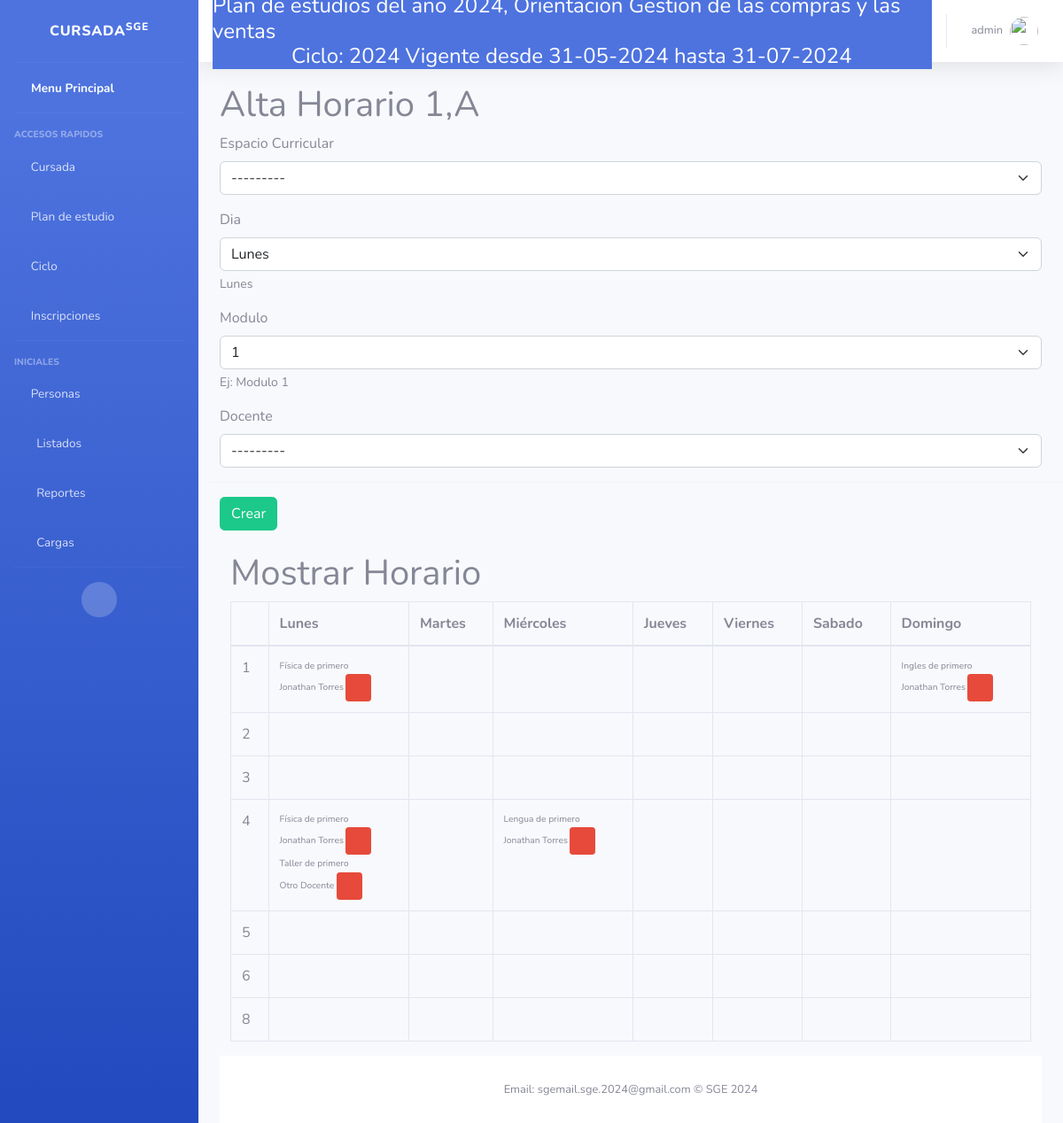
The app's page /Clases/crear_horario/15/ (signed in) with its own data.
### Core/models.py (models this page shows, shortened)
class Ciclo (models.Model):
    anioCalendario = models.CharField(
        help_text="Ej: 2024",
        max_length=4,
        unique= True)
    fechaInicio = models.DateField(help_text="Ej: 16/02/2024",
                                   default=now)
    plan = models.ForeignKey(PlanDeEstudios, blank=False, on_delete=models.CASCADE)
    fechaFin = models.DateField(help_text="Ej: 28/11/2024",)
    esActual = models.BooleanField(
        default= True
    )
    def __str__(self):
        return "{0} Vigente desde {1} hasta {2}".format(self.anioCalendario,self.fechaInicio.strftime("%d-%m-%Y"), self.fechaFin.strftime("%d-%m-%Y"))

class Division(models.Model):
    PRIMERA = '1ra'
    SEGUNDA = '2da'
    TERCERA = '3ra'
    CUARTA = '4ta'
    QUINTA = '5ta'
    CHOICES_DIV = (
        (PRIMERA, 'Primera'),
        (SEGUNDA, 'Segunda'),
        (TERCERA, 'Tercera'),
        (CUARTA, 'Cuarta'),
        (QUINTA, 'Quinta'))
    ciclo = models.ForeignKey(Ciclo, on_delete=models.CASCADE, related_name="divisiones")
    codigo = models.CharField(max_length=50, choices=CHOICES_DIV, default=PRIMERA)
    descripcion = models.CharField(max_length=50)
    anio = models.ForeignKey(AnioPlan, on_delete=models.CASCADE)
    alumnos = models.ManyToManyField(Estudiante)
    def __str__(self):
        return "{0},{1}".format(self.anio.codigo, self.codigo)

class AnioPlan(models.Model):
    MAXCODIGO= 50
    CANTMAXPORANIO= 50
    MAXDESCRIPCION = 50
    codigo = models.CharField(
        help_text="Ej: ",
        max_length= MAXCODIGO,
        null=False,
        blank=False,
        error_messages={
            'blank': "El codigo es obligatorio"
        })
    descripcion = models.CharField(help_text="nivel",
        unique=False,
        max_length= MAXDESCRIPCION,
        null=False,
        blank=False,
        primary_key=False,
        )
    plan = models.ForeignKey(PlanDeEstudios, models.CASCADE, related_name="anios")
    inscripciones = models.ManyToManyField(Estudiante)
    class Meta:
        unique_together = [['codigo', 'plan']]

class Detalle_Horario(models.Model):
    horario= models.ForeignKey(Horario,on_delete = models.CASCADE)
    espacioCurricular = models.ForeignKey(EspacioCurricular, on_delete=models.CASCADE, related_name='horarios')
    dia= models.CharField(help_text="Lunes",max_length=10,)
    hora = models.CharField(help_text="Ej: Modulo 1",max_length=10)
    docente = models.ForeignKey(Docente, on_delete = models.CASCADE, null = True)
    class Meta:
        unique_together = ('horario','espacioCurricular','dia','hora')

class EspacioCurricular(models.Model):
    class Meta:
        unique_together = [['anio', 'codigo']]
    anio = models.ForeignKey(
        AnioPlan, on_delete= models.CASCADE,
        help_text="Ej: Elija un año del plan",)
    codigo = models.CharField(
        help_text="Ej: MAT-035",
        max_length= 50,
        unique= True)
    cantidadModulos = models.PositiveIntegerField(
        help_text="Ej: 5",)
    nombre = models.CharField(help_text="Ej: Matematica"
                              ,max_length= 50)
    contenido = models.CharField(help_text="Ej: Sumas y restas basicas"
                                 ,max_length=50)
    plan = models.ForeignKey(PlanDeEstudios, on_delete=models.CASCADE)
    '''estudiantes = models.ManyToManyField(Estudiante, through="Calificacion")
    '''
    def __str__(self):
        return "{0}, {1}".format(self.codigo, self.nombre)

class Persona(models.Model):
    MAXNOMBRE = 50
    MAXAPELLIDO = 50
    REGEX_NOMBRE = '^[0-9a-zA-Z-_ .]{3,100}$'
    REGEX_NUMERO = '^[0-9]{1,12}$'
    MAXDNI =11
    MAXDIRECCION = 100
    MAXTELEFONO = 10
    nombre = models.CharField(
        help_text="Ej: Juan",
        max_length = MAXNOMBRE,
        unique= False,
        null= False,
        blank= False,
        validators= [RegexValidator(regex=REGEX_NOMBRE)],
        error_messages= {
            'max_length': "El nombre puede tener a lo sumo {} caracteres".format(MAXNOMBRE),
            'blank': "El nombre es obligatorio"
        }
    )
    apellido = models.CharField(
        help_text="Ej: Perez",
        max_length=MAXAPELLIDO,
        unique=False,
        null=False,
        blank=False,
        validators=[RegexValidator(regex=REGEX_NOMBRE)],
        error_messages={
            'max_length': "El apellido puede tener a lo sumo {} caracteres".format(MAXNOMBRE),
            'blank': "El apéllido es obligatorio"
        }
    )
    dni= models.CharField(
        help_text="Ej: 12345678",
        max_length = MAXDNI,
        unique= True,
        null= False,
        blank= False,
        error_messages= {
            'max_length': "El dni puede tener a lo sumo {} caracteres".format(MAXDNI),
            'unique': "El dni ingresado ya existe",
            'blank': "El dni es obligatorio"
        }
    )
    localidad=models.ForeignKey(
        Localidad,
        null=False,
        blank=False,
        on_delete=models.CASCADE,
        help_text="Ej: Trelew",
        error_messages={
        }
    )
    direccion=models.CharField(
        help_text="Ej: Calle falsa 123",
        max_length = MAXDIRECCION,
        unique= False,
        null= False,
        blank= False,
        error_messages= {
            'blank': "La direccion es obligatoria"
        }
    )
    email = models.EmailField(
        help_text="Ej: asd@asd.com",
        unique=True,
        null=True,
        blank=True,
        primary_key=False,
        error_messages={
            'unique': "El email no esta disponible",
        }
    )
    telefono= models.CharField(
        help_text="Ej: 0123456789 ",
        max_length=MAXTELEFONO,
        unique=False,
        null=True,
        blank=True,
        primary_key=False,
        validators=[RegexValidator(regex=REGEX_NUMERO)],
        error_messages={
            'max_length': "El telefono puede tener a lo sumo {} caracteres".format(MAXTELEFONO),
        }
    )
    def __str__(self):
        return "{0}, {1}, {2}".format(self.dni, self.apellido, self.nombre)

### Clases/views.py (the view)
# urls.py: re_path(r'^crear_horario/(?P<idDivision>\d+)/$', views.crear_horario, name= 'crear_horario'),
@login_required
def crear_horario(request, idDivision):
    if not request.user.is_staff:
        return HttpResponseForbidden('Acceso denegado.')
    division = get_object_or_404(Division, id=idDivision)
    horarios = Detalle_Horario.objects.filter(horario__division_id=idDivision)
    if request.method == "POST":
        form = Detalle_HorarioForm(request.POST, division=division)
        if form.is_valid():
            form.save()
            messages.success(request, 'El horario se creó correctamente.')
            return redirect(f"/Clases/crear_horario/{idDivision}/")
        else:
            pass
    else:
        form = Detalle_HorarioForm(division=division)
    dias = [str(tupla[0]) for tupla in Horario.CHOICES_DIA]
    modulos = [str(tupla[0]) for tupla in Horario.CHOICES_HORA]
    return render(request, "Division/crearHorarioDivision.html", {
        "form": form,
        "horarios": horarios,
        "dias": dias,
        "modulos": modulos,
        "idDivision": division,
    })

### Clases/templates/Division/crearHorarioDivision.html (shortened to what this page needs)
{% extends 'index.html' %}
{% load static %}
{% block css %}
<link rel="stylesheet" type="text/css" href="{% static 'autocomplete_light/select2.css' %}" />
{% endblock %}
{% block content %}
{% load bootstrap5 %}
    <div >
        <div class="row">
            <div class="">
                <h1>Alta Horario {{idDivision}}</h1>
                <form class="form" method="post">
                    <div class="row">
                        {% bootstrap_form form %}
                        <hr>
                        <div class="form-group">
                            <button type="submit" class="btn btn-success btn-black text-white form-label">
                                Crear
                            </button>
                        </div>
                    </div>
                </form>
            </div>
            <div class="container table-responsive">
                <h1>Mostrar Horario</h1>
                <table class="table table-bordered ">
                    <thead>
                        <tr>
                            <th></th>
                            <th>Lunes</th>
                            <th>Martes</th>
                            <th>Miércoles</th>
                            <th>Jueves</th>
                            <th>Viernes</th>
                            <th>Sabado</th>
                            <th>Domingo</th>
                        </tr>
                    </thead>
                    <tbody>
                        {% for modulo in modulos %}
                            <tr>
                                <td>{{ modulo }}</td>
                                {% for dia in dias %}
                                    <td>
                                        {% for horario in horarios %}
                                            {% if horario.hora == modulo and horario.dia == dia %}
                                            <div id="datos" style="font-size: 0.8rem;">
                                                <small>
                                                    {{ horario.espacioCurricular.nombre }}
                                                    <br>
                                                    {{ horario.docente.nombre }} {{ horario.docente.apellido }}
                                                    <button class="btn btn-danger btn-sm" onclick="eliminarDetalleHorario({{ horario.id }})">
                                                        <i class="fas fa-times"></i>
                                                    </button>
                                                </small>
                                            </div>
                                            {% endif %}
                                        {% endfor %}
                                    </td>
                                {% endfor %}
                            </tr>
                        {% endfor %}
                    </tbody>
                </table>
            </div>
        </div>
    </div>
{% endblock %}
{% block scripts %}
<link href="https://cdn.datatables.net/v/dt/dt-1.13.8/af-2.6.0/cr-1.7.0/fc-4.3.0/sc-2.3.0/datatables.min.css" rel="stylesheet">
{% endblock %}

### principal/templates/index.html (shortened to what this page needs)
<!DOCTYPE html>
<html lang="en">
<head>
    <link href="https://cdn.jsdelivr.net/npm/bootstrap@5.2.3/dist/css/bootstrap.min.css" rel="stylesheet">
    <link href= "{% static 'vendor/fontawesome-free/css/all.min.css' %}" rel="stylesheet" type="text/css">
    <link href="{% static 'css/sb-admin-2.min.css' %}" rel="stylesheet">
    {% load bootstrap5 %}
    {% block css %}
    {% endblock %}
</head>
{% block sidebar %}
<body id="page-top">
    <div id="wrapper">
        <ul class="navbar-nav bg-gradient-primary sidebar sidebar-dark accordion" id="accordionSidebar">
            <a class="sidebar-brand d-flex align-items-center justify-content-center" href="/">
                <div class="sidebar-brand-text mx-3">Cursada<sup>SGE</sup></div>
            </a>
            <hr class="sidebar-divider my-0">
            <li class="nav-item active">
                <a class="nav-link" href="/">
                    <i class="fas fa-school "></i>
                    <span>Menu Principal</span></a>
            </li>
            <hr class="sidebar-divider">
            <div class="sidebar-heading">
                Accesos Rapidos
            </div>
            {% if request.hayCicloActivo %}
            <li class="nav-item">
                <a class="nav-link collapsed" href="#" data-toggle="collapse" data-target="#collapseTree"
                    aria-expanded="true" aria-controls="collapseTwo">
                    <i class="far fa-file"></i>
                    <span>Cursada</span>
                </a>
            </li>
            {% endif %}
            <li class="nav-item">
                <a class="nav-link collapsed" href="#" data-toggle="collapse" data-target="#collapseTwo"
                    aria-expanded="true" aria-controls="collapseTwo">
                    <i class="far fa-calendar-alt "></i>
                    <span>Plan de estudio</span>
                </a>
            </li>
            {% if request.hayPlan %}
            <li class="nav-item">
                <a class="nav-link collapsed" href="#" data-toggle="collapse" data-target="#collapseCiclo"
                    aria-expanded="true" aria-controls="collapseTwo">
                    <i class="fas fa-chalkboard-teacher"></i>
                    <span>Ciclo</span>
                </a>
            </li>
            {% endif %}
            {% if request.hayCicloActivo %}
            <li class="nav-item">
                <a class="nav-link collapsed" href="#" data-toggle="collapse" data-target="#collapseUtilities"
                    aria-expanded="true" aria-controls="collapseUtilities">
                    <i class="fas fa-user-check"></i>
                    <span>Inscripciones</span>
                </a>
            </li>
            {% endif %}
            <hr class="sidebar-divider">
            <div class="sidebar-heading">
                Iniciales
            </div>
            <li class="nav-item">
                <a class="nav-link collapsed" href="#" data-toggle="collapse" data-target="#collapsePages"
                    aria-expanded="true" aria-controls="collapsePages">
                    <i class="fas fa-user-graduate fa-folder"></i>
                    <span>Personas</span>
                </a>
            </li>
            <li class="nav-item">
                <a class="nav-link collapsed" href="#" data-toggle="collapse" data-target="#collapseList"
                    aria-expanded="true" aria-controls="collapsePages">
                    <i class="fas fa-fw fa-table"></i>
                    <span>Listados</span>
                </a>
            </li>
            <li class="nav-item">
                <a class="nav-link collapsed" href="#" data-toggle="collapse" data-target="#collapseRep"
                    aria-expanded="true" aria-controls="collapsePages">
                    <i class="fas fa-fw fa-chart-area"></i>
                    <span>Reportes</span>
                </a>
            </li>
            <li class="nav-item">
                <a class="nav-link collapsed" href="#" data-toggle="collapse" data-target="#collapseCargas"
                    aria-expanded="true" aria-controls="collapsePages">
                    <i class="fas fa-fw fa-chart-area"></i>
                    <span>Cargas</span>
                </a>
            </li>
            <hr class="sidebar-divider d-none d-md-block">
            <div class="text-center d-none d-md-inline">
                <button class="rounded-circle border-0" id="sidebarToggle"></button>
            </div>
            {% endblock sidebar %}
        </ul>
        <div id="content-wrapper" class="d-flex flex-column">
            <div id="content">
<nav class="navbar navbar-expand navbar-light bg-white topbar mb-4 static-top shadow">
    <div class="container input-group btn-primary d-flex flex-column">
        {% if request.hayPlan %}
        <h4 class="mb-0">{{request.plan}}</h4>
        {% else %}
        <h4> No hay plan vigente</h4>
        {% endif %}
        {% if request.ciclo %}
        <h4 class="mb-0">Ciclo: {{request.ciclo}}</h4>
        {% else %}
        <h4> No hay ciclo vigente</h4>
        {% endif %}
    </div>
    <ul class="navbar-nav ml-auto">
        <li class="nav-item dropdown no-arrow">
            <a class="nav-link dropdown-toggle" href="#" id="userDropdown" role="button"
                data-toggle="dropdown" aria-haspopup="true" aria-expanded="false">
                <span class="mr-2 d-none d-lg-inline text-gray-600 small">{{ request.user.username }}</span>
                <img class="img-profile rounded-circle" src="{% static 'img/undraw_profile.svg' %}">
            </a>
        </li>
    </ul>
</nav>
                <div class="container-fluid">
                {% block content %}{% endblock content %}
    {% block footer %}
    <footer class="sticky-footer bg-white">
        <div class="container my-auto">
            <div class="copyright text-center my-auto">
                <span>Email: sgemail.sge.2024@gmail.com &copy; SGE 2024</span>
            </div>
        </div>
    </footer>
    {% endblock footer %}
        </div>
    {% block scripts %}{% endblock scripts %}
</body>
</html>

### records on screen
Ciclo: ciclo "2024 Vigente desde 31-05-2024 hasta 31-07-2024"
Division: anio+codigo "1,A"
Detalle_Horario: espacioCurricular.nombre "Física de primero", docente.nombre "Jonathan", docente.apellido "Torres"
Detalle_Horario: espacioCurricular.nombre "Ingles de primero", docente.nombre "Jonathan", docente.apellido "Torres"
Detalle_Horario: espacioCurricular.nombre "Física de primero", docente.nombre "Jonathan", docente.apellido "Torres"
Detalle_Horario: espacioCurricular.nombre "Taller de primero", docente.nombre "Otro", docente.apellido "Docente"
Detalle_Horario: espacioCurricular.nombre "Lengua de primero", docente.nombre "Jonathan", docente.apellido "Torres"

### other values on screen
{{ request.user.username }} "admin"
{{ modulo }} "1" "2" "3" "4" "5" "6" "8"
